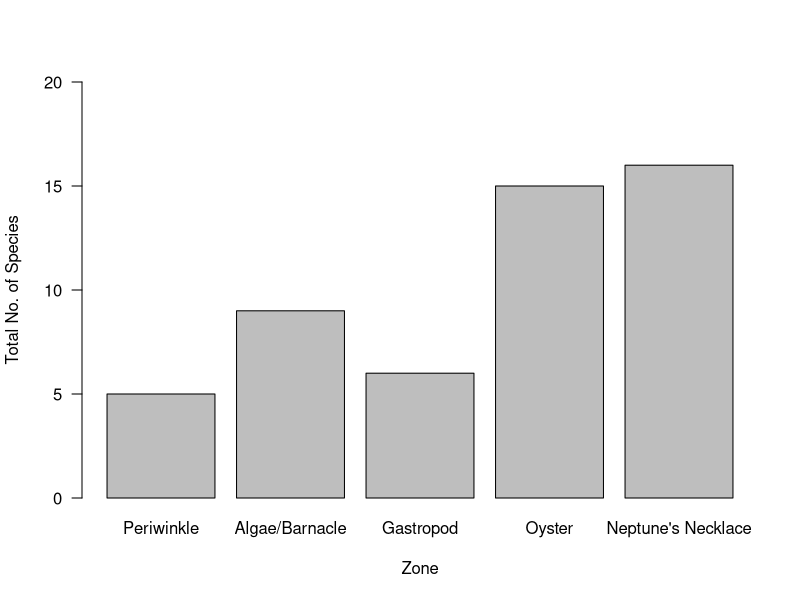

Reproduce this figure in R.
#!/usr/bin/env Rscript

zone.names <- read.csv("zones.csv")$name
species <- read.csv("species.txt", header = F)
zone <- list(read.csv("zone1.csv"),
             read.csv("zone2.csv"),
             read.csv("zone3.csv"),
             read.csv("zone4.csv"),
             read.csv("zone5.csv"))

count <- c(nrow(zone[[1]]),
           nrow(zone[[2]]),
           nrow(zone[[3]]),
           nrow(zone[[4]]),
           nrow(zone[[5]]))

r <- cor(count, 1:5, method = "spearman")
print(r) 
n <- 30 # TODO verify value of n
T <- r * sqrt((n-2)/(1-r^2))
print(T)

pdf("count.pdf", 8, 5)
barplot(count,
        names.arg = zone.names,
        ylim = c(0, 20),
        las = 1,
        xlab = "Zone",
        ylab = "Total No. of Species")

